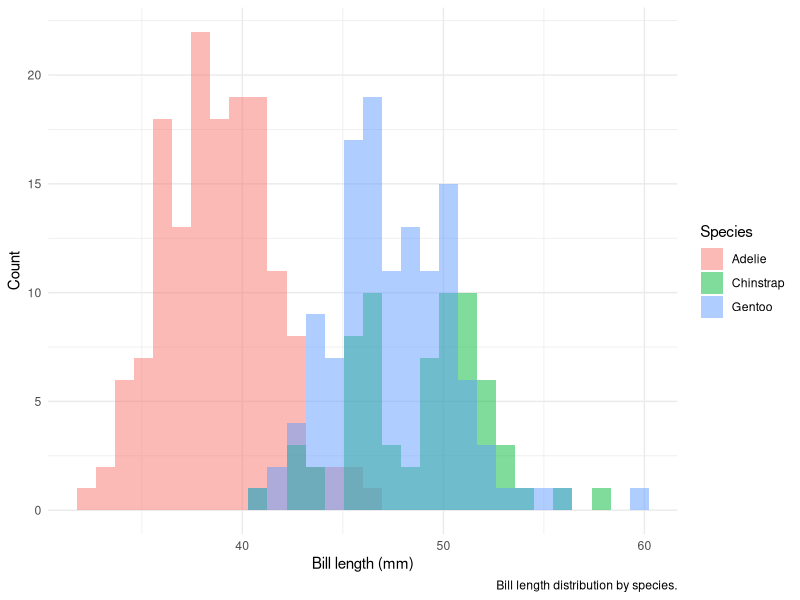
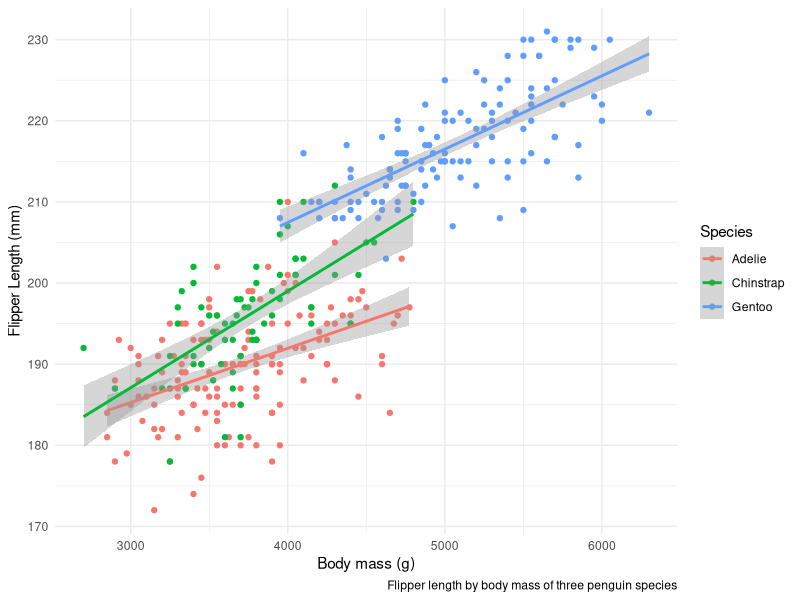
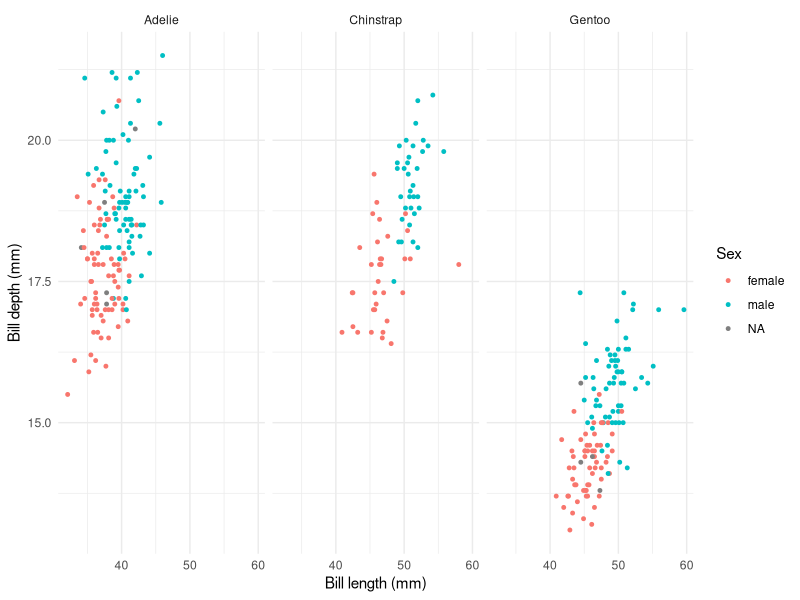
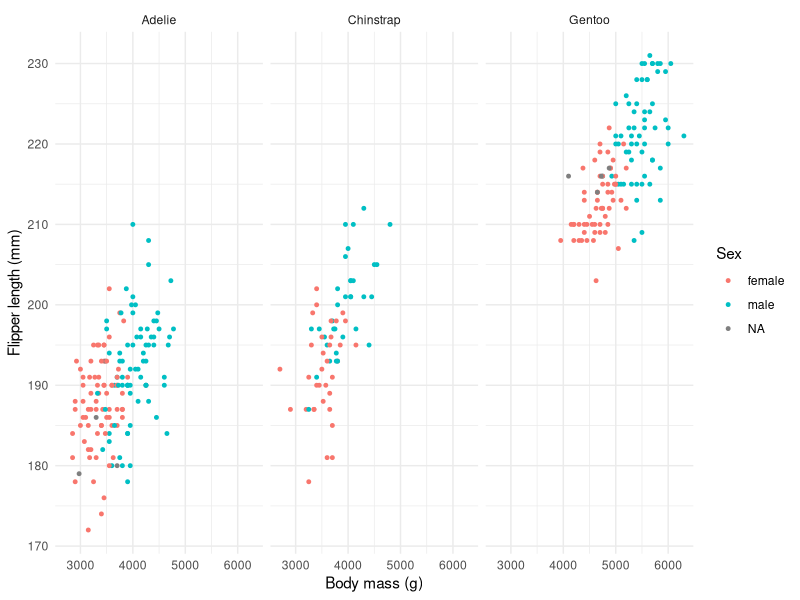

The R source for these figures, in order:
## ---- chunk 1
knitr::opts_chunk$set(echo = TRUE)
## ---- chunk 2
library(palmerpenguins) #install.packages("palmerpenguins")
library(tidyverse)
library(ggplot2)
## ---- chunk 3
ggplot(data = penguins) +  
  geom_histogram(position = "identity", mapping = aes(fill = species, x = bill_length_mm), alpha = 0.5)+
  labs(
    caption = "Bill length distribution by species.",
    x = "Bill length (mm)",
    y = "Count",
    fill = "Species")+
  theme_minimal()

## ---- chunk 4
ggplot(penguins, aes(x = body_mass_g, y = flipper_length_mm, color = species)) +
  geom_point() +
  geom_smooth(method = lm)+
  labs(
    caption = "Flipper length by body mass of three penguin species",
    x = "Body mass (g)",
    y = "Flipper Length (mm)",
    color = "Species")+
  theme_minimal()

## ---- chunk 5
penguins %>%
  ggplot(mapping = aes(x = bill_length_mm, y=bill_depth_mm, color=sex)) +
  geom_point(size=1) +
  labs(
    x = "Bill length (mm)",
    y = "Bill depth (mm)",
    color = "Sex")+
  theme_minimal()+
  facet_wrap(~species)
## ---- chunk 6
penguins %>%
  ggplot(mapping = aes(x = body_mass_g, y=flipper_length_mm, color=sex)) +
  geom_point(size=1) +
  labs(
    x = "Body mass (g)",
    y = "Flipper length (mm)",
    color = "Sex")+
  theme_minimal()+
  facet_wrap(~species)
